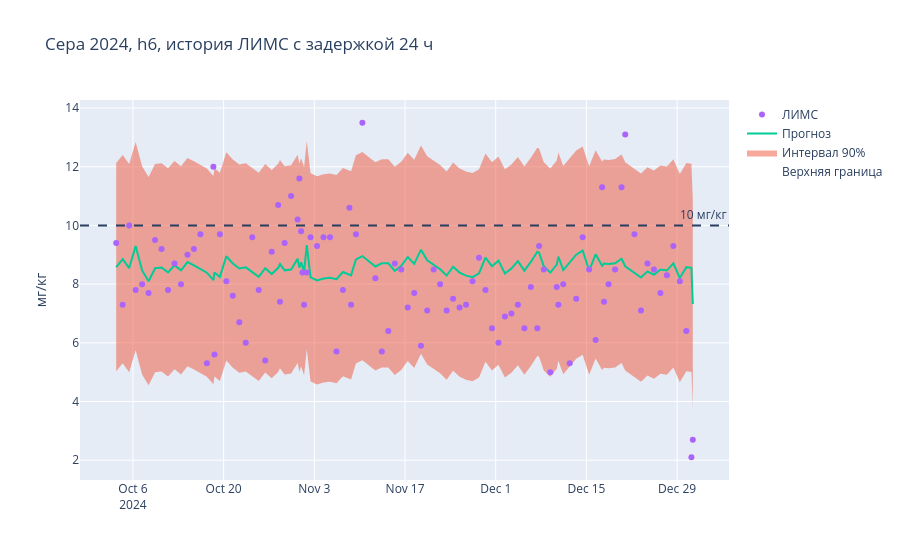
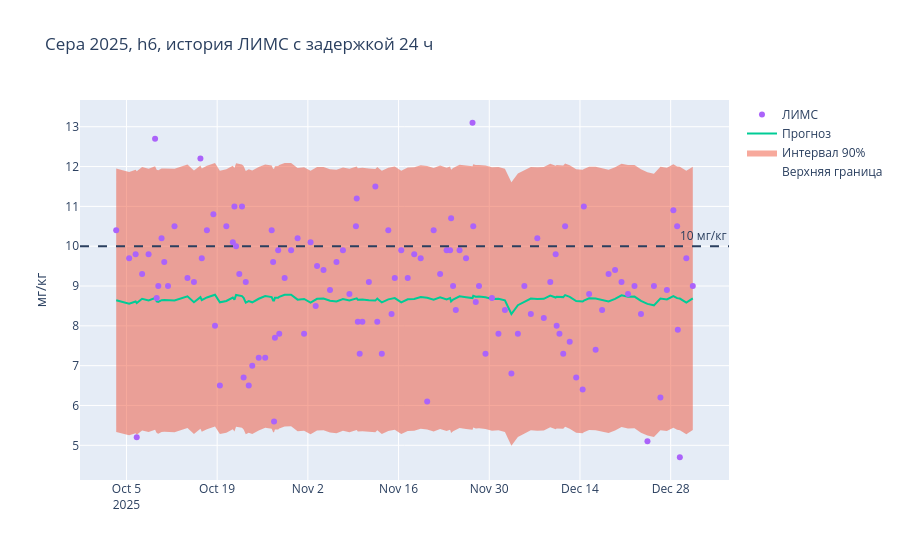

The notebook cell these images were saved under, in order:
### Code cell
for year in sorted(p.year.unique()):
    g=p[(p.target=='Mg.Sulfur')&(p.year==year)&(p.variant=='history24')].sort_values('timestamp')
    fig=go.Figure()
    fig.add_scatter(x=g.timestamp,y=g.upper90,name='Верхняя граница',line=dict(width=0))
    fig.add_scatter(x=g.timestamp,y=g.lower90,name='Интервал 90%',fill='tonexty',line=dict(width=0))
    fig.add_scatter(x=g.timestamp,y=g.prediction,name='Прогноз')
    fig.add_scatter(x=g.timestamp,y=g.actual,name='ЛИМС',mode='markers')
    fig.add_hline(y=10,line_dash='dash',annotation_text='10 мг/кг')
    fig.update_layout(title=f'Сера {year}, h6, история ЛИМС с задержкой 24 ч',yaxis_title='мг/кг')
    fig.show()
